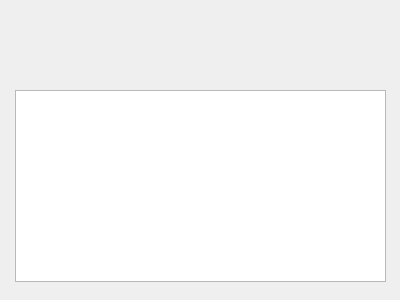
<?xml version="1.0" encoding="UTF-8"?>
<ui version="4.0">
 <class>Scientist_main</class>
 <widget class="QWidget" name="Scientist_main">
  <property name="geometry">
   <rect>
    <x>0</x>
    <y>0</y>
    <width>400</width>
    <height>300</height>
   </rect>
  </property>
  <property name="windowTitle">
   <string>Form</string>
  </property>
  <widget class="QColumnView" name="scientistDisplay">
   <property name="geometry">
    <rect>
     <x>15</x>
     <y>90</y>
     <width>371</width>
     <height>192</height>
    </rect>
   </property>
  </widget>
  <widget class="QWidget" name="verticalWidget" native="true">
   <property name="geometry">
    <rect>
     <x>-1</x>
     <y>-1</y>
     <width>401</width>
     <height>301</height>
    </rect>
   </property>
   <layout class="QVBoxLayout" name="verticalLayout"/>
  </widget>
  <zorder>verticalWidget</zorder>
  <zorder>scientistDisplay</zorder>
 </widget>
 <resources/>
 <connections/>
</ui>
